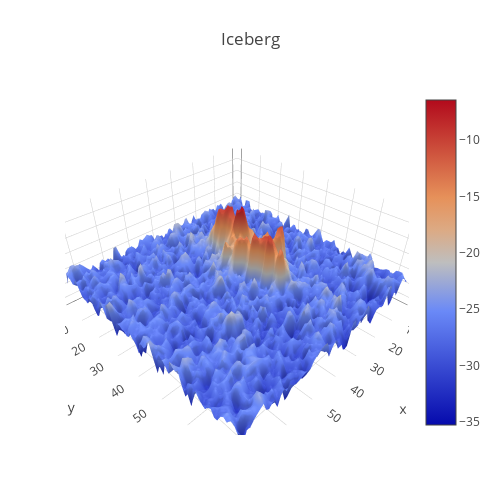

The code cell stored with this chart in its notebook:
### Code cell
plotmy3d(X_band_2[12,:,:], 'Iceberg')

### Figure 1 — Plotly figure (JSON) as saved in the notebook; plotly's stock layout.template omitted (floating-point values rounded to 4 significant figures; data arrays with more than 128 entries replaced by an {"elided": "..."} marker saying what was removed)
{"data": [{"type": "surface", "z": {"elided": "75x75 float values"}}], "layout": {"autosize": false, "height": 500, "margin": {"b": 65, "l": 65, "r": 50, "t": 90}, "title": "Iceberg", "width": 500}}
